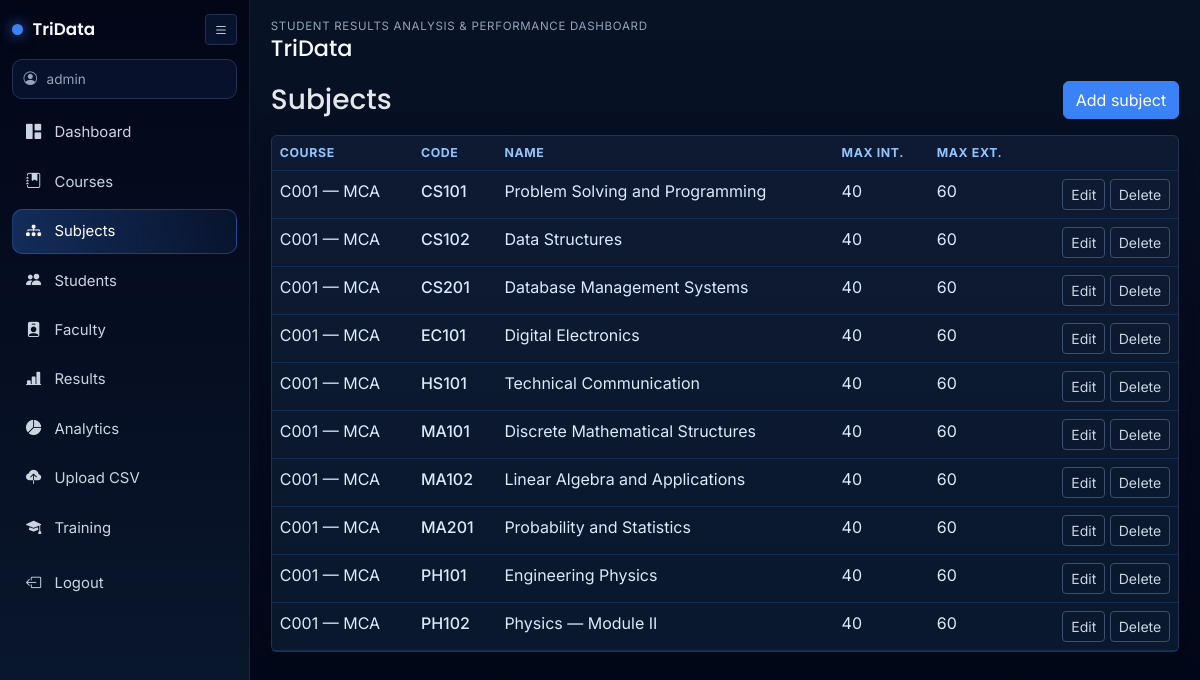
Screenshot of /admin/subjects (signed in) with the database file from the repository.
### app/models.py (models this page shows, shortened)
class User(UserMixin, db.Model):
    __tablename__ = "users"
    id = db.Column(db.Integer, primary_key=True)
    username = db.Column(db.String(80), unique=True, nullable=False, index=True)
    password_hash = db.Column(db.String(256), nullable=False)
    role = db.Column(db.String(20), nullable=False, default="student")  # admin | faculty | student
    student = db.relationship("Student", backref="user_account", uselist=False)
    faculty = db.relationship("Faculty", backref="user_account", uselist=False)

class Subject(db.Model):
    __tablename__ = "subjects"
    id = db.Column(db.Integer, primary_key=True)
    name = db.Column(db.String(120), nullable=False)
    code = db.Column(db.String(32), nullable=False, index=True)
    course_id = db.Column(db.Integer, db.ForeignKey("courses.id"), nullable=False)
    max_internal = db.Column(db.Integer, default=40)
    max_external = db.Column(db.Integer, default=60)
    __table_args__ = (db.UniqueConstraint("course_id", "code", name="uq_subject_course_code"),)
    results = db.relationship("Result", backref="subject", lazy="dynamic")

class Course(db.Model):
    __tablename__ = "courses"
    id = db.Column(db.Integer, primary_key=True)
    name = db.Column(db.String(120), nullable=False)
    code = db.Column(db.String(32), unique=True, nullable=False, index=True)
    duration_years = db.Column(db.Integer, default=4)
    subjects = db.relationship("Subject", backref="course", lazy="dynamic")
    students = db.relationship("Student", backref="course", lazy="dynamic")

### app/routes/admin.py (the view)
@bp.route("/subjects")
def subjects_list():
    subjects = (
        Subject.query.join(Course).order_by(Course.code, Subject.code).all()
    )
    courses = Course.query.order_by(Course.code).all()
    return render_template("admin/subjects_list.html", subjects=subjects, courses=courses)

### app/routes/admin.py (called while the page is built)
@bp.before_request
@login_required
def _admin_gate():
    if current_user.role != "admin":
        from flask import abort
        abort(403)

### app/templates/admin/subjects_list.html (shortened to what this page needs)
{% extends "base.html" %}
{% block content %}
<div class="d-flex justify-content-between align-items-center mb-3">
  <h1 class="h3 mb-0">Subjects</h1>
  <a class="btn btn-primary" href="{{ url_for('admin.subject_add') }}">Add subject</a>
</div>
<div class="card">
  <div class="table-responsive">
    <table class="table table-hover mb-0">
      <thead>
        <tr><th>Course</th><th>Code</th><th>Name</th><th>Max int.</th><th>Max ext.</th><th></th></tr>
      </thead>
      <tbody>
        {% for s in subjects %}
        <tr>
          <td>{{ s.course.code }} — {{ s.course.name }}</td>
          <td class="fw-medium">{{ s.code }}</td>
          <td>{{ s.name }}</td>
          <td>{{ s.max_internal }}</td>
          <td>{{ s.max_external }}</td>
          <td class="text-end">
            <a class="btn btn-sm btn-outline-secondary" href="{{ url_for('admin.subject_edit', sid=s.id) }}">Edit</a>
            <form class="d-inline" method="post" action="{{ url_for('admin.subject_delete', sid=s.id) }}" onsubmit="return confirm('Delete subject and its results?');">
              <button type="submit" class="btn btn-sm btn-outline-danger">Delete</button>
            </form>
          </td>
        </tr>
        {% else %}
        <tr><td colspan="6" class="text-muted py-4 text-center">No subjects. Add a course first, then subjects.</td></tr>
        {% endfor %}
      </tbody>
    </table>
  </div>
</div>
{% endblock %}

### app/templates/base.html (shortened to what this page needs)
<!DOCTYPE html>
<html lang="en">
<head>
  <link href="https://cdn.jsdelivr.net/npm/bootstrap-icons@1.11.3/font/bootstrap-icons.css" rel="stylesheet">
  <link href="https://cdn.jsdelivr.net/npm/bootstrap@5.3.3/dist/css/bootstrap.min.css" rel="stylesheet">
  <link rel="stylesheet" href="{{ url_for('static', filename='css/app.css') }}">
</head>
<body>
  {% if current_user.is_authenticated %}
  <div id="tridataShell" class="app-shell">
    <aside id="appSidebar" class="app-sidebar">
      <div class="sidebar-head">
        <div class="brand-wrap">
          <span class="brand-dot"></span>
          <span class="brand-text">TriData</span>
        </div>
        <button id="sidebarToggle" class="btn btn-sm icon-btn" type="button" aria-label="Toggle sidebar">
          <i class="bi bi-list"></i>
        </button>
      </div>
      <div class="user-chip">
        <i class="bi bi-person-circle"></i>
        <span>{{ current_user.username }}</span>
      </div>
      <nav class="side-nav">
        {% if current_user.role == 'admin' %}
        <a class="side-link {% if request.endpoint == 'admin.dashboard' %}active{% endif %}" href="{{ url_for('admin.dashboard') }}"><i class="bi bi-grid-1x2-fill"></i><span>Dashboard</span></a>
        <a class="side-link " href="{{ url_for('admin.courses_list') }}"><i class="bi bi-journal-bookmark-fill"></i><span>Courses</span></a>
        <a class="side-link {% if request.endpoint in ['admin.subjects_list', 'admin.subject_add', 'admin.subject_edit'] %}active{% endif %}" href="{{ url_for('admin.subjects_list') }}"><i class="bi bi-diagram-3-fill"></i><span>Subjects</span></a>
        <a class="side-link " href="{{ url_for('admin.students_list') }}"><i class="bi bi-people-fill"></i><span>Students</span></a>
        <a class="side-link " href="{{ url_for('admin.faculty_list') }}"><i class="bi bi-person-badge-fill"></i><span>Faculty</span></a>
        <a class="side-link {% if request.endpoint == 'admin.results_list' %}active{% endif %}" href="{{ url_for('admin.results_list') }}"><i class="bi bi-bar-chart-line-fill"></i><span>Results</span></a>
        <a class="side-link {% if request.endpoint == 'admin.analytics' %}active{% endif %}" href="{{ url_for('admin.analytics') }}"><i class="bi bi-pie-chart-fill"></i><span>Analytics</span></a>
        <a class="side-link {% if request.endpoint == 'admin.results_upload' %}active{% endif %}" href="{{ url_for('admin.results_upload') }}"><i class="bi bi-cloud-upload-fill"></i><span>Upload CSV</span></a>
        <a class="side-link {% if request.endpoint in ['admin.training_list'] %}active{% endif %}" href="{{ url_for('admin.training_list') }}"><i class="bi bi-mortarboard-fill"></i><span>Training</span></a>
        {% endif %}
      </nav>
      <a class="side-link logout-link" href="{{ url_for('auth.logout') }}"><i class="bi bi-box-arrow-left"></i><span>Logout</span></a>
    </aside>
    <div class="content-wrap">
      <header class="content-head">
        <div>
          <div class="eyebrow">Student Results Analysis & Performance Dashboard</div>
          <h1 class="page-title">{% block page_title %}TriData{% endblock %}</h1>
        </div>
      </header>
      <main class="content-main">
        {{ self.content() }}
      </main>
    </div>
  </div>
  {% endif %}
</body>
</html>

### app/static/css/app.css (style rules this page uses)
:root { --deep-blue: #0a192f; --dark-black: #020617; --accent-blue: #3b82f6; --light-text: #e5e7eb; --muted-text: #94a3b8; --panel: #0f1b33; --panel-2: #111f3a; --border: #23314f; }
* { font-family: Inter, "Segoe UI", sans-serif; }
body { min-height: 100vh; background: linear-gradient(180deg, #071225 0%, var(--dark-black) 100%); color: var(--light-text); }
h1, h2, h3, h4, h5, h6, .page-title, .brand-text { font-family: Poppins, Inter, sans-serif; }
.app-shell { display: flex; min-height: 100vh; }
.app-sidebar { position: fixed; top: 0; left: 0; bottom: 0; width: 250px; background: linear-gradient(180deg, var(--dark-black) 0%, var(--deep-blue) 100%); border-right: 1px solid rgba(59, 130, 246, 0.18); padding: 0.9rem 0.75rem 0.8rem; transition: width 0.2s ease; overflow: hidden; z-index: 1050; }
.sidebar-head { display: flex; align-items: center; justify-content: space-between; margin-bottom: 0.85rem; }
.brand-wrap { display: flex; align-items: center; gap: 0.6rem; }
.brand-dot { width: 11px; height: 11px; border-radius: 50%; background: var(--accent-blue); box-shadow: 0 0 14px rgba(59, 130, 246, 0.8); }
.brand-text { font-size: 1.05rem; font-weight: 600; color: #f8fafc; }
.icon-btn { border: 1px solid var(--border); color: var(--light-text); background: rgba(59, 130, 246, 0.1); }
.user-chip { display: flex; align-items: center; gap: 0.6rem; color: var(--muted-text); border: 1px solid var(--border); background: rgba(59, 130, 246, 0.08); border-radius: 10px; padding: 0.55rem 0.65rem; font-size: 0.85rem; margin-bottom: 0.7rem; }
.side-nav { display: flex; flex-direction: column; gap: 0.3rem; }
.side-link { display: flex; align-items: center; gap: 0.75rem; color: #cbd5e1; text-decoration: none; border-radius: 10px; padding: 0.62rem 0.72rem; font-size: 0.93rem; border: 1px solid transparent; transition: all 0.18s ease; }
.side-link i { width: 18px; text-align: center; font-size: 0.95rem; }
.side-link.active { color: #fff; border-color: rgba(59, 130, 246, 0.36); background: linear-gradient(90deg, rgba(59, 130, 246, 0.28), rgba(59, 130, 246, 0.08)); }
.logout-link { margin-top: 0.7rem; }
.content-wrap { margin-left: 250px; width: calc(100% - 250px); transition: margin-left 0.2s ease, width 0.2s ease; }
.content-head { padding: 1.1rem 1.3rem 0.4rem; }
.eyebrow { color: var(--muted-text); text-transform: uppercase; letter-spacing: 0.06em; font-size: 0.72rem; }
.page-title { margin-bottom: 0; font-size: 1.4rem; color: #f8fafc; }
.content-main { padding: 0.8rem 1.3rem 1.35rem; }
.card { background: linear-gradient(180deg, rgba(15, 27, 51, 0.92), rgba(10, 25, 47, 0.92)); border: 1px solid var(--border); box-shadow: 0 10px 30px rgba(2, 6, 23, 0.45); color: var(--light-text); }
.table { --bs-table-bg: transparent; --bs-table-color: #dbeafe; --bs-table-border-color: rgba(59, 130, 246, 0.18); --bs-table-hover-bg: rgba(59, 130, 246, 0.08); }
.table thead th { font-size: 0.77rem; text-transform: uppercase; letter-spacing: 0.05em; color: #93c5fd; border-bottom-width: 1px; }
.btn-primary { background-color: var(--accent-blue); border-color: var(--accent-blue); }
.btn-outline-secondary, .btn-outline-primary, .btn-outline-success, .btn-outline-danger { border-color: #3b4f73; color: #cbd5e1; }

### rows the page displays
User: username "admin"
Subject: course.code "C001", course.name "MCA", code "CS101", name "Problem Solving and Programming", max_internal "40", max_external "60"
Subject: course.code "C001", course.name "MCA", code "CS102", name "Data Structures", max_internal "40", max_external "60"
Subject: course.code "C001", course.name "MCA", code "CS201", name "Database Management Systems", max_internal "40", max_external "60"
Subject: course.code "C001", course.name "MCA", code "EC101", name "Digital Electronics", max_internal "40", max_external "60"
Subject: course.code "C001", course.name "MCA", code "HS101", name "Technical Communication", max_internal "40", max_external "60"
Subject: course.code "C001", course.name "MCA", code "MA101", name "Discrete Mathematical Structures", max_internal "40", max_external "60"
Subject: course.code "C001", course.name "MCA", code "MA102", name "Linear Algebra and Applications", max_internal "40", max_external "60"
Subject: course.code "C001", course.name "MCA", code "MA201", name "Probability and Statistics", max_internal "40", max_external "60"
Subject: course.code "C001", course.name "MCA", code "PH101", name "Engineering Physics", max_internal "40", max_external "60"
Subject: course.code "C001", course.name "MCA", code "PH102", name "Physics — Module II", max_internal "40", max_external "60"
